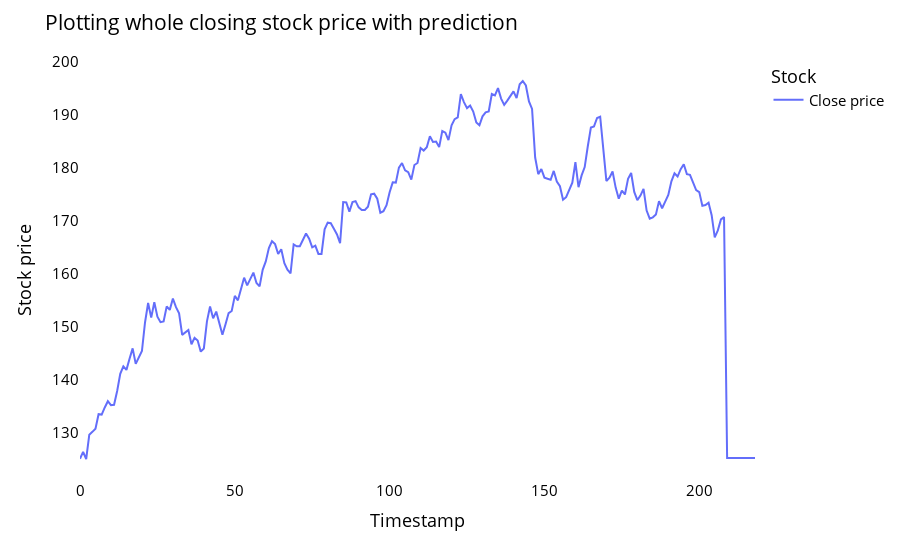

Notebook code cell kept with this figure:
### Code cell
names = cycle(['Close price'])

fig = px.line(arimadf,labels={'value': 'Stock price','index': 'Timestamp'})
fig.update_layout(title_text='Plotting whole closing stock price with prediction',
                  plot_bgcolor='white', font_size=15, font_color='black',legend_title_text='Stock')

fig.for_each_trace(lambda t:  t.update(name = next(names)))

fig.update_xaxes(showgrid=False)
fig.update_yaxes(showgrid=False)
fig.show()

### Figure 1 — Plotly figure (JSON) as saved in the notebook; plotly's stock layout.template omitted (floating-point values rounded to 4 significant figures; data arrays with more than 128 entries replaced by an {"elided": "..."} marker saying what was removed)
{"data": [{"hovertemplate": "variable=0<br>Timestamp=%{x}<br>Stock price=%{y}<extra></extra>", "legendgroup": "0", "line": {"color": "#636efa", "dash": "solid"}, "marker": {"symbol": "circle"}, "mode": "lines", "name": "Close price", "orientation": "v", "showlegend": true, "type": "scatter", "x": {"elided": "219 int values"}, "xaxis": "x", "y": {"elided": "219 float values"}, "yaxis": "y"}], "layout": {"font": {"color": "black", "size": 15}, "legend": {"title": {"text": "Stock"}, "tracegroupgap": 0}, "margin": {"t": 60}, "plot_bgcolor": "white", "title": {"text": "Plotting whole closing stock price with prediction"}, "xaxis": {"anchor": "y", "domain": [0, 1], "showgrid": false, "title": {"text": "Timestamp"}}, "yaxis": {"anchor": "x", "domain": [0, 1], "showgrid": false, "title": {"text": "Stock price"}}}}
